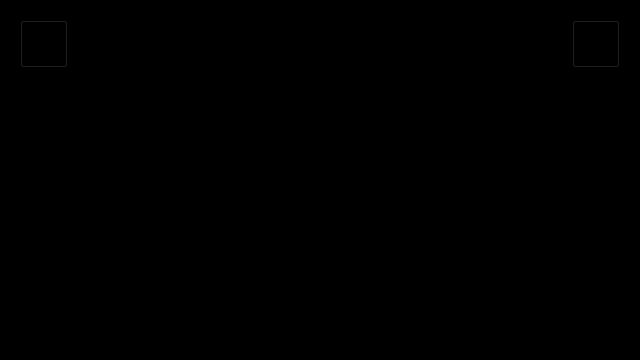
<?xml version="1.0" encoding="UTF-8"?>
<ui version="4.0">
 <class>MainWindow</class>
 <widget class="QMainWindow" name="MainWindow">
  <property name="geometry">
   <rect>
    <x>0</x>
    <y>0</y>
    <width>640</width>
    <height>360</height>
   </rect>
  </property>
  <property name="windowTitle">
   <string>MainWindow</string>
  </property>
  <property name="styleSheet">
   <string notr="true">QWidget
{
	background-color: #000;
}</string>
  </property>
  <widget class="QWidget" name="centralWidget">
   <layout class="QGridLayout" name="gridLayout">
    <property name="margin">
     <number>0</number>
    </property>
    <item row="0" column="0">
     <widget class="QStackedWidget" name="stackedWidget">
      <property name="currentIndex">
       <number>0</number>
      </property>
      <widget class="QWidget" name="pageHome">
       <widget class="QPushButton" name="pushExit">
        <property name="geometry">
         <rect>
          <x>572</x>
          <y>20</y>
          <width>48</width>
          <height>48</height>
         </rect>
        </property>
        <property name="text">
         <string/>
        </property>
        <property name="icon">
         <iconset resource="ADI_Touch_2.qrc">
          <normaloff>:/gfx/buttonExit.png</normaloff>:/gfx/buttonExit.png</iconset>
        </property>
        <property name="iconSize">
         <size>
          <width>48</width>
          <height>48</height>
         </size>
        </property>
       </widget>
       <widget class="mcel_ADI" name="adi" native="true">
        <property name="geometry">
         <rect>
          <x>160</x>
          <y>20</y>
          <width>320</width>
          <height>320</height>
         </rect>
        </property>
       </widget>
       <widget class="QPushButton" name="pushInfo">
        <property name="geometry">
         <rect>
          <x>20</x>
          <y>20</y>
          <width>48</width>
          <height>48</height>
         </rect>
        </property>
        <property name="text">
         <string/>
        </property>
        <property name="icon">
         <iconset resource="ADI_Touch_2.qrc">
          <normaloff>:/gfx/buttonInfo.png</normaloff>:/gfx/buttonInfo.png</iconset>
        </property>
        <property name="iconSize">
         <size>
          <width>48</width>
          <height>48</height>
         </size>
        </property>
       </widget>
      </widget>
      <widget class="QWidget" name="pageInfo">
       <widget class="mcel_Declarative" name="qmlView">
        <property name="geometry">
         <rect>
          <x>0</x>
          <y>0</y>
          <width>640</width>
          <height>360</height>
         </rect>
        </property>
        <property name="frameShape">
         <enum>QFrame::StyledPanel</enum>
        </property>
        <property name="frameShadow">
         <enum>QFrame::Raised</enum>
        </property>
       </widget>
      </widget>
     </widget>
    </item>
   </layout>
  </widget>
 </widget>
 <layoutdefault spacing="6" margin="11"/>
 <customwidgets>
  <customwidget>
   <class>mcel_Declarative</class>
   <extends>QFrame</extends>
   <header>mcel_declarative.h</header>
   <container>1</container>
  </customwidget>
  <customwidget>
   <class>mcel_ADI</class>
   <extends>QWidget</extends>
   <header>mcel_adi.h</header>
   <container>1</container>
  </customwidget>
 </customwidgets>
 <resources>
  <include location="ADI_Touch_2.qrc"/>
 </resources>
 <connections/>
</ui>
